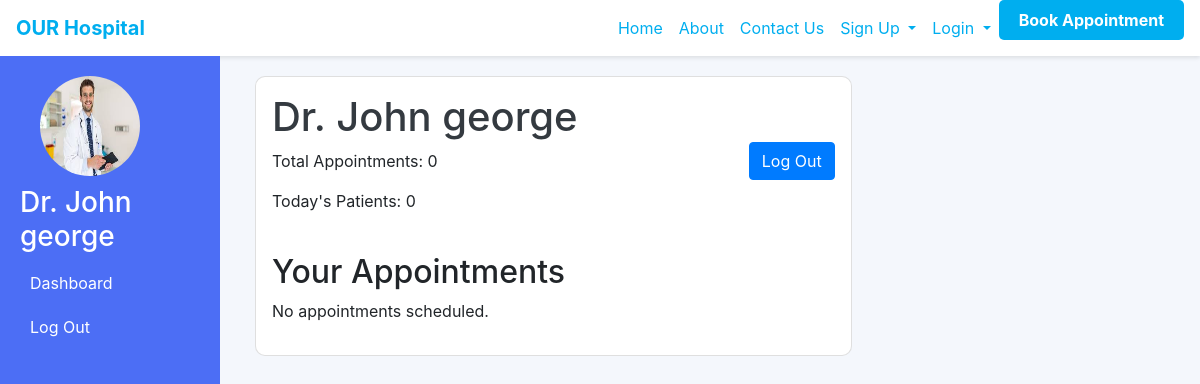
Page /doctor_dashboard/2 (signed in) on the committed database.
### hospital/models.py (models this page shows, shortened)
class Doctor(models.Model):
    doctordetails = models.ForeignKey(User, on_delete=models.CASCADE, null=True)
    phonenumber = models.IntegerField(null=True)
    specification = models.CharField(max_length=100, null=True)
    doctorimage=models.ImageField(upload_to="images/")

### hospital/views.py (the view)
# urls.py: path('doctor_dashboard/<int:pk>',views.doctor_dashboard,name='doctor_dashboard'),
@login_required
def doctor_dashboard(request,pk):
  doctor = get_object_or_404(Doctor, id=pk, doctordetails=request.user)
  appointments = Appointment.objects.filter(doctor=doctor)
  patients = Patient.objects.filter(appointments__in=appointments).distinct()
  patient_count = patients.count()
  appointment_count = appointments.count()
  return render(request, 'doctor_dashboard.html', {
        'doctor': doctor,
        'appointments': appointments,
        'patient_count': patient_count,
        'appointment_count': appointment_count,
    })

### hospital/templates/doctor_dashboard.html (shortened to what this page needs)
{% extends 'navbar.html' %}
{% block content %}
<!DOCTYPE html>
<html lang="en">
<head>
    <link href="https://cdn.jsdelivr.net/npm/bootstrap@5.1.3/dist/css/bootstrap.min.css" rel="stylesheet">
    <link rel="stylesheet" href="https://cdnjs.cloudflare.com/ajax/libs/font-awesome/4.7.0/css/font-awesome.css" />
    <link rel="stylesheet" href="https://stackpath.bootstrapcdn.com/bootstrap/4.5.2/css/bootstrap.min.css">
    <link rel="stylesheet" href="https://stackpath.bootstrapcdn.com/bootstrap/4.5.2/css/bootstrap.min.css">
</head>
<body>
    <div class="sidebar">
        <img src="{{ doctor.doctorimage.url }}" alt="Profile Picture" class="profile-pic">
        <h3>Dr. {{doctor.doctordetails.first_name}} {{doctor.doctordetails.last_name}}</h3>
        <a href="#">Dashboard</a>
        <a href="{% url 'logout' %}">Log Out</a>
    </div>
    <div class="main-content">
        <div class="container-fluid">
            <div class="row">
                <div class="col-12 col-lg-8">
                    <div class="card p-3">
                        <div class="doctor-info d-flex justify-content-between align-items-center">
                            <div>
                                <h1 class="text-dark">Dr. {{doctor.doctordetails.first_name}} {{doctor.doctordetails.last_name}}</h1>
                                <p>Total Appointments: {{appointment_count}}</p>
                                <p>Today's Patients: {{patient_count}}</p>
                            </div>
                            <div>
                                <a href="{% url 'logout' %}" class="btn btn-primary">Log Out</a>
                            </div>
                        </div>
                        <div class="row mt-4">
                            <div class="col-12">
                                <h2>Your Appointments</h2>
                                {% if appointments %}
                                <table class="table table-striped mt-3">
                                    <thead>
                                        <tr>
                                            <th>Patient</th>
                                            <th>Date</th>
                                            <th>Doctor</th>
                                            <th>Specialty</th>
                                            <th>Action</th>
                                        </tr>
                                    </thead>
                                    <tbody>
                                        {% for appointment in appointments %}
                                        <tr>
                                            <td>{{ appointment.patient }}</td>
                                            <td>{{ appointment.date }}</td>
                                            <td>{{ appointment.doctor.doctordetails.first_name }}</td>
                                            <td>{{ appointment.doctor.specification }}</td>
                                            <td>
                                                {% if appointment.status == 'Pending' %}
                                                <div class="btn-group">
                                                    <form action="{% url 'accept_appointment' appointment.id %}" method="post" style="display: inline;">
                                                        {% csrf_token %}
                                                        <button type="submit" class="btn btn-success">Accept</button>
                                                    </form>
                                                    <form action="{% url 'reject_appointment' appointment.id %}" method="post" style="display: inline;">
                                                        {% csrf_token %}
                                                        <button type="submit" class="btn btn-danger">Reject</button>
                                                    </form>
                                                </div>
                                                {% elif appointment.status == 'Accepted' %}
                                                <button class="btn btn-secondary" disabled>Accepted</button>
                                                {% elif appointment.status == 'Rejected' %}
                                                <button class="btn btn-secondary" disabled>Rejected</button>
                                                {% endif %}
                                            </td>
                                        </tr>
                                        {% endfor %}
                                    </tbody>
                                </table>
                                {% else %}
                                    <p>No appointments scheduled.</p>
                                {% endif %}
                            </div>
                        </div>
                    </div>
                </div>
            </div>
        </div>
    </div>
</body>
</html>
{% endblock %}

### hospital/templates/navbar.html (style rules this page uses)
body, html { margin: 0; padding: 0; font-family: Arial, sans-serif; }

### hospital/templates/doctor_dashboard.html (style rules this page uses)
body { background-color: #f4f7fc; }
.sidebar { height: 100vh; width: 220px; background-color: #4c6ef5; position: fixed; padding: 20px; color: white; }
.sidebar a { color: white; display: block; padding: 10px; text-decoration: none; }
.main-content { margin-left: 220px; padding: 20px; }
.card { border-radius: 10px; margin-bottom: 20px; }
.profile-pic { width: 100px; height: 100px; border-radius: 50%; margin-bottom: 10px; margin-left: 20px; }

### rows in the picture
Doctor: doctorimage (picture), doctordetails.first_name "John", doctordetails.last_name "george"

### other values in the picture
{{ appointment_count }} "0"
{{ patient_count }} "0"
